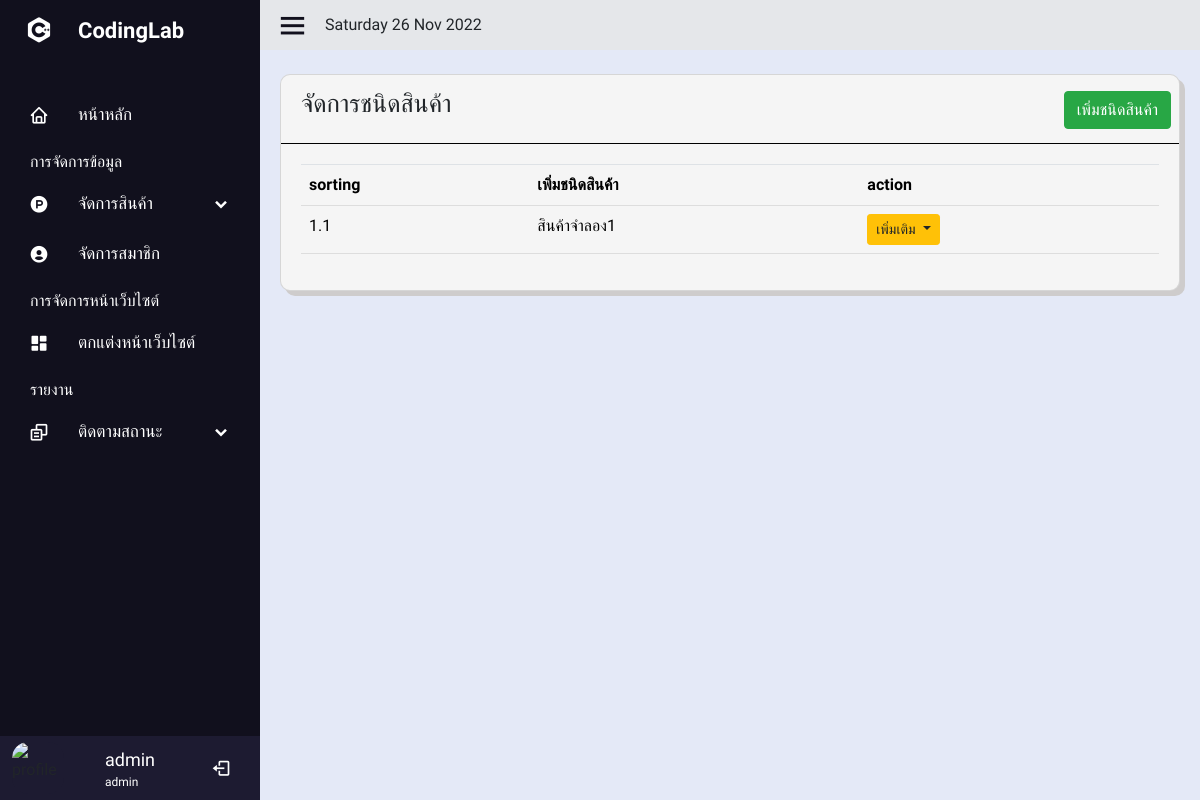
The app's page /admin/product_type.php (signed in) with its own data.
### tables this page shows
CREATE TABLE `users` (
  `id` int(10) NOT NULL AUTO_INCREMENT,
  `firstname` varchar(255) NOT NULL,
  `lastname` varchar(255) NOT NULL,
  `email` varchar(255) NOT NULL,
  `password` varchar(255) NOT NULL,
  `urole` varchar(255) NOT NULL,
  `created_at` timestamp NOT NULL DEFAULT current_timestamp(),
  `phone` varchar(50) NOT NULL,
  `sex` varchar(255) NOT NULL,
  `status` text NOT NULL,
  PRIMARY KEY (`id`)
);

CREATE TABLE `product_type` (
  `product_type_id` int(11) NOT NULL AUTO_INCREMENT,
  `product_type_sort` double NOT NULL,
  `product_type_name` text NOT NULL,
  PRIMARY KEY (`product_type_id`)
);

### admin/product_type.php (the view, shortened to what this page needs)
<?php include('sidebar.php'); ?>
<section class="home-section">
    <div class="home-content">
        <i class='bx bx-menu'></i>
        <?php
        echo date('l' . ' ' . 'd' . ' ' . 'M' . ' ' . 'Y');
        ?>
    </div>
    <div class="table-content mt-4">
        <div class="card">
            <div class="card-head pr-2">
                <div class="row">
                    <div class="col-sm-6">
                        <p>จัดการชนิดสินค้า</p>
                    </div>
                    <div class="col-sm-6 text-right mt-3">
                        <button class="btn btn-success" data-toggle="modal" data-target="#modelId">เพิ่มชนิดสินค้า</button>
                    </div>
                </div>
            </div>
            <div class="card-body">
                <div class="box-tale">
                    <table class="table" id="dataal">
                        <thead>
                            <tr>
                                <th>sorting</th>
                                <th>เพิ่มชนิดสินค้า</th>
                                <th>action</th>
                            </tr>
                        </thead>
                        <tbody>
                            <?php
                            if (isset($_SESSION['admin_login'])) {
                                $sql = $conn->prepare("SELECT * FROM product_type ORDER BY product_type_sort ASC");
                                $sql->execute();
                                $row = $sql->fetchAll(PDO::FETCH_OBJ);
                                if (!isset($_SESSION["admin_login"])) {
                                    echo "<script>window.location='../index.php'</script>";
                                    exit;
                                } else {
                                    if ($sql->rowCount() > 0) {
                                        foreach ($row as $res) {
                            ?>
                                            <tr>
                                                <td><?php echo $res->product_type_sort; ?></td>
                                                <td><?php echo $res->product_type_name; ?></td>
                                                <td>
                                                    <div class="dropdown open">
                                                        <button class="btn btn-warning dropdown-toggle btn-sm" type="button" id="triggerId" data-toggle="dropdown" aria-haspopup="true" aria-expanded="false">
                                                            เพิ่มเติม
                                                        </button>
                                                    </div>
                                                </td>
                                            </tr>
                            <?php
                                        }
                                    } else {
                                    }
                                }
                            } else {
                                echo "<script>window.location='../index.php'</script>";
                                exit;
                            }
                            ?>
                        </tbody>
                    </table>
                </div>
            </div>
        </div>
    </div>
</section>
<br>
</body>
</html>

### admin/sidebar.php (shortened to what this page needs)
<?php
include('../include/connect.php')
?>
<!doctype html>
<html lang="th">
<link href='https://unpkg.com/boxicons@2.1.2/css/boxicons.min.css' rel='stylesheet'>
<link rel="stylesheet" href="https://cdn.jsdelivr.net/npm/bootstrap@4.0.0/dist/css/bootstrap.min.css">
<link rel="stylesheet" href="assets/css/sw_custom.css">
<link rel="stylesheet" href="styles.css">
<body>
    <div class="sidebar">
        <div class="logo-detil">
            <i class="bx bxl-c-plus-plus"></i>
            <span class="logo-name">
                CodingLab
            </span>
        </div>
        <ul class="nav-linked">
            <li>
                <a href="index.php">
                    <i class='bx bx-home'></i>
                    <span class="link-named">
                        หน้าหลัก
                    </span>
                </a>
            </li>
            <p class="manage">การจัดการข้อมูล</p>
            <li>
                <div class="icon-link">
                    <a href="#">
                        <i class='bx bxl-product-hunt'></i>
                        <span class="link-named">
                            จัดการสินค้า
                        </span>
                    </a>
                    <i class='bx bxs-chevron-down arrow'></i>
                </div>
            </li>
            <li>
                <a href="useredit.php">
                    <i class='bx bxs-user-circle'></i>
                    <span class="link-named">
                        จัดการสมาชิก
                    </span>
                </a>
            </li>
            <p class="manage">การจัดการหน้าเว็บไซต์</p>
            <li>
                <a href="Carousel.php">
                    <i class='bx bxs-dashboard'></i>
                    <span class="link-named">
                        ตกแต่งหน้าเว็บไซต์
                    </span>
                </a>
            </li>
            <p class="manage">รายงาน</p>
            <li>
                <div class="icon-link">
                    <a href="#">
                        <i class='bx bx-copy-alt'></i>
                        <span class="link-named">
                            ติดตามสถานะ
                        </span>
                    </a>
                    <i class='bx bxs-chevron-down arrow'></i>
                </div>
            </li>
            <li>
                <?php
                if (isset($_SESSION['admin_login'])) {
                    $sql = $conn->prepare("SELECT * FROM users WHERE id = '" . $_SESSION["admin_login"] . "' LIMIT 1");
                    $sql->execute();
                    $row = $sql->fetch(PDO::FETCH_ASSOC);
                } else {
                    echo "<script>window.location='../index.php'</script>";
                    exit;
                }
                ?>
                <div class="profile-details">
                    <div class="profile-content">
                        <img src="https://media-cdn.tripadvisor.com/media/photo-s/15/a4/9b/77/legacy-hotel-at-img-academy.jpg" alt="profile">
                    </div>
                    <div class="name-job">
                        <div class="profile-name"><?php echo $row['firstname']; ?></div>
                        <div class="job"><?php echo $row['urole']; ?></div>
                    </div>
                    <a href="../include/logout.php"> <i class="bx bx-log-out"></i></a>
                </div>
            </li>
        </ul>
    </div>

### admin/styles.css (style rules this page uses)
* { margin: 0; padding: 0; box-sizing: border-box; font-family: 'Mitr', sans-serif; }
body { background-color: #E4E9F7; }
.sidebar { position: fixed; top: 0; left: 0; height: 100%; width: 260px; background: #11101d; z-index: 100; transition: all 0.5s ease; }
.sidebar .manage { color: #fff; margin-top: 10px; margin-left: 30px; margin-bottom: 5px; }
.sidebar .logo-detil { height: 60px; width: 100%; display: flex; align-items: center; }
.sidebar .logo-detil i { font-size: 30px; color: #fff; height: 50px; min-width: 78px; text-align: center; line-height: 50px; }
.sidebar .logo-detil .logo-name { font-size: 22px; color: #fff; font-weight: 600; transition: 0.3s ease; transition-delay: 0.1s; }
.sidebar .nav-linked { height: 100%; padding: 30px 0 150px 0; overflow: auto; }
.sidebar .nav-linked li .icon-link { display: flex; align-items: center; justify-content: space-between; }
.sidebar .nav-linked li { position: relative; list-style: none; transition: all 0.4s ease; }
.sidebar .nav-linked li i { height: 50px; min-width: 78px; text-align: center; line-height: 50px; color: #fff; font-size: 20px; cursor: pointer; transition: all 0.3s ease; }
.sidebar .nav-linked li a { display: flex; align-items: center; text-decoration: none; }
.sidebar .nav-linked li a .link-named { font-size: 17px; font-weight: 400; color: #fff; }
.sidebar .profile-details { position: fixed; bottom: 0; width: 260px; display: flex; align-items: center; justify-content: space-between; background-color: #1d1b31; padding: 6px 0; width: 260px; transition: all 0.5s ease; }
.sidebar .profile-details .profile-content { display: flex; align-items: center; }
.sidebar .profile-details img { height: 52px; width: 52px; object-fit: cover; border-radius: 16px; margin: 0 14px 0 12px; background-color: #1d1b31; transition: all 0.5s ease; }
.sidebar .profile-details .profile-name, .sidebar .profile-details .job { color: #fff; font-size: 18px; font-weight: 500; white-space: nowrap; }
.sidebar .profile-details .job { font-size: 12px; }
.home-section { position: relative; height: 100%; left: 260px; width: calc(100% - 260px ); transition: all 0.5s ease; }
.home-section .home-content { background-color: #e5e7ea; height: 50px; display: flex; align-items: center; }
.home-section .home-content .bx-menu, .home-section .home-content .text { color: #11101d; font-size: 35px; }
.home-section .home-content .bx-menu { margin: 0 15px; cursor: pointer; }
.home-section .table-content { display: flex; margin-left: 20px; margin-right: 20px; }
.home-section .card { background-color: #F5F5F5; width: 100%; height: auto; border-radius: 10px; box-shadow: 5px 5px #cecccc; }
.home-section .card .card-head { border-bottom: 1px solid black ; }
.home-section .card .card-head p { margin: 10px 0 20px 20px; font-size: 25px; }
.home-section .table-content .box-tale { color: black; width: 100%; }
.home-section .table-content .box-tale table { border-collapse: collapse; width: 100%; height: auto; }
.home-section .table-content .box-tale th { padding: 8px; text-align: left; border-bottom: 1px solid #ddd; }
.home-section .table-content .box-tale td { padding: 8px; text-align: left; border-bottom: 1px solid #ddd; }

### records on screen
users: firstname "admin", urole "admin"
product_type: product_type_sort "1.1", product_type_name "สินค้าจำลอง1"

### other values on screen
date('l' . ' ' . 'd' . ' ' . 'M' . ' ' . 'Y') "Saturday 26 Nov 2022"
